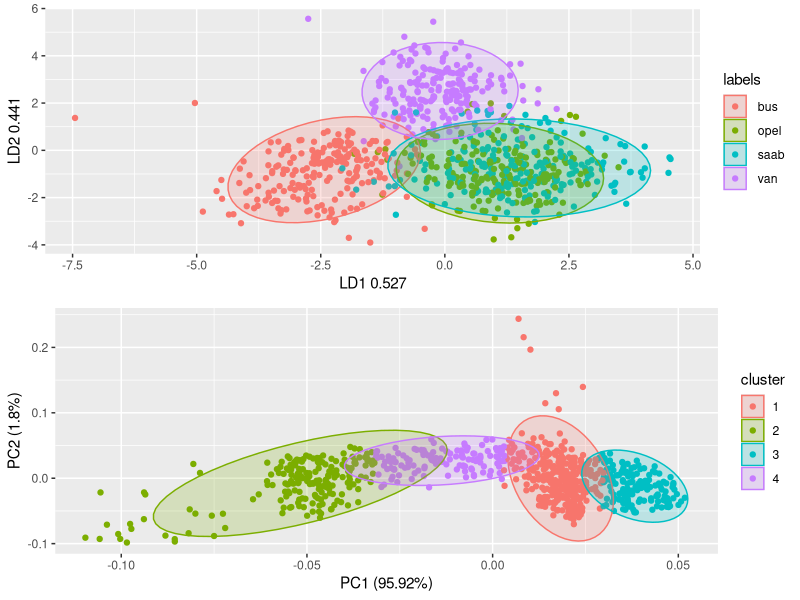

Source code (R):
#Ejemplo de uso e interpretacion de LDA
#Usamos el dataset vehicle, que contiene una serie de características 
#ya extraídas de imágenes de vehículos que definen su silueta, así como 
#el tipo de vehículo: OPEL, SAAB, BUS, VAN (4 clases). 
#Compararemos con PCA

require(MASS)
require(ggplot2)
require(scales)
require(gridExtra)

library(ggfortify)
library(cluster)

#Cargamos el archivo de https://archive.ics.uci.edu/ml/datasets/Statlog+%28Vehicle+Silhouettes%29

vehicle <- read.csv('vehicle.csv', stringsAsFactors = T)

#el set contiene una serie de caracteristicas extraidas de imagenes de vehiculos, que definen su silueta,
#asi como el tipo de vehiculo que es en cada caso, que puede ser OPEL, SAAB, BUS, VAN (4 clases)

mylda <- lda(Class ~ ., data=vehicle)

prop.lda = mylda$svd^2/sum(mylda$svd^2)

ggplotLDAPrep <- function(x){
  if (!is.null(Terms <- x$terms)) {
    data <- model.frame(x)
    X <- model.matrix(delete.response(Terms), data)
    g <- model.response(data)
    xint <- match("(Intercept)", colnames(X), nomatch = 0L)
    if (xint > 0L) 
      X <- X[, -xint, drop = FALSE]
  }
  means <- colMeans(x$means)
  X <- scale(X, center = means, scale = FALSE) %*% x$scaling
  rtrn <- as.data.frame(cbind(X,labels=as.character(g)))
  rtrn <- data.frame(X,labels=as.character(g))
  return(rtrn)
}

p1<- ggplot(ggplotLDAPrep(mylda), aes(LD1,LD2, color=labels)) + geom_point() + 
  stat_ellipse(aes(x=LD1, y=LD2, fill = labels), alpha = 0.2, geom = "polygon") +
xlab(paste0("LD1 ", round(prop.lda[1], digits=3))) + ylab(paste0("LD2 ", round(prop.lda[2], digits=3)))

p2 <- autoplot(pam(vehicle[,-19], 4), frame = TRUE, frame.type = 'norm')

grid.arrange(p1, p2)
